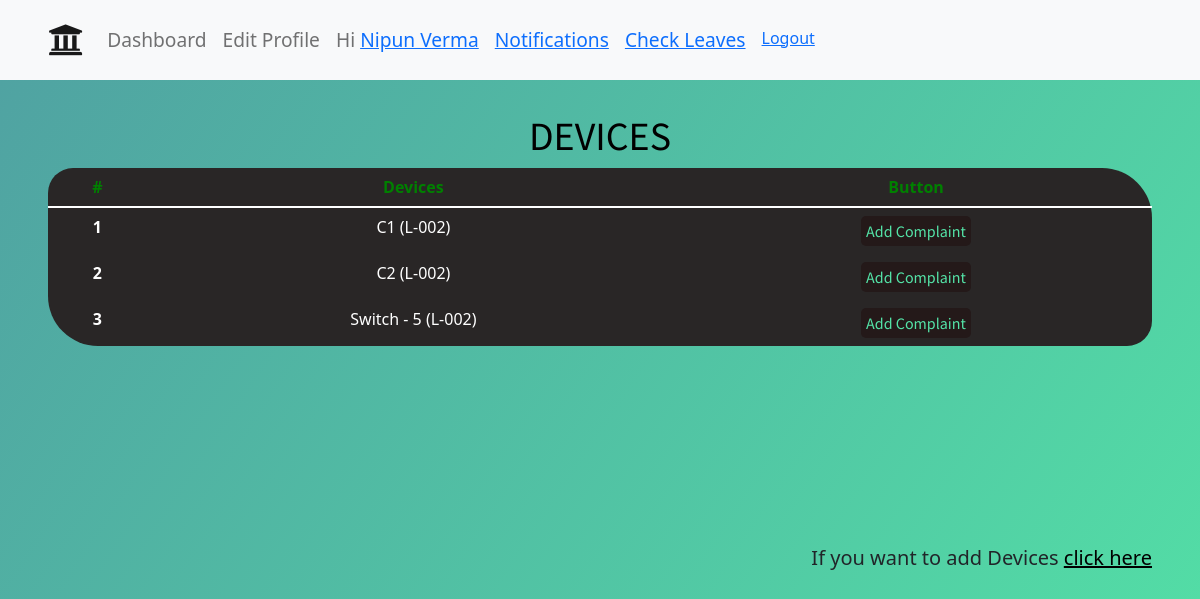
The app's page /lab/1 (signed in), older data.
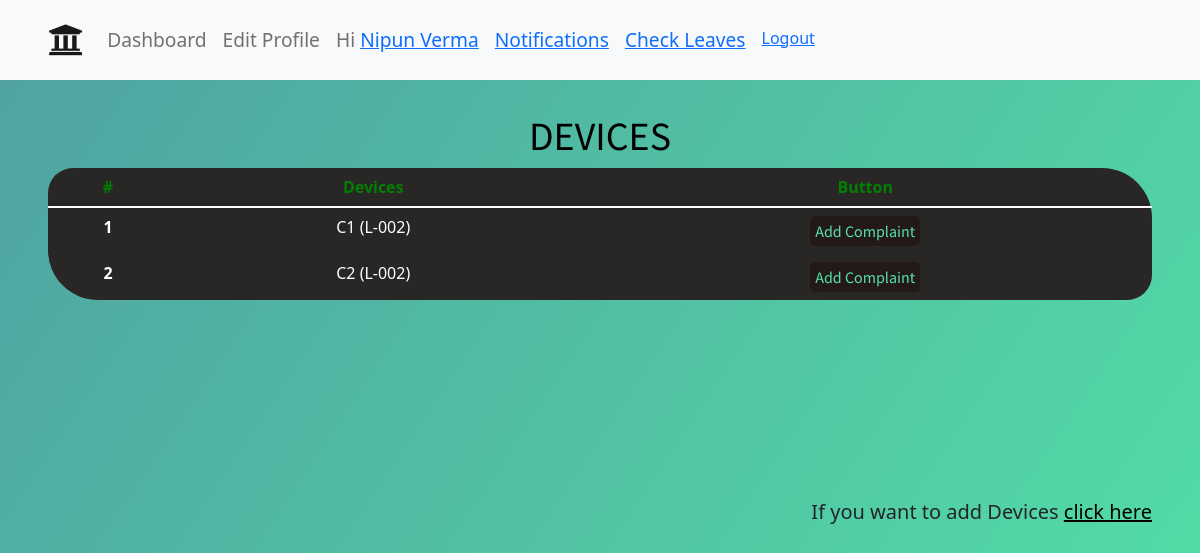
The same page, newer data.
### main/models.py (models this page shows, shortened)
class Devices(models.Model):
    device_id = models.CharField(max_length=20, blank=False, null=False)
    name=models.ForeignKey("CategoryOfDevice",blank=False,null=False, on_delete=models.CASCADE)
    description = models.TextField(max_length=1024)
    lab = models.ForeignKey(Lab, on_delete=models.CASCADE)
    def __str__(self):
        return self.device_id +" "+ "(" + self.lab.lab + ")"

class Lab(models.Model):
    lab = models.CharField(max_length=20, blank=False)
    name = models.CharField(max_length=255, blank=True)
    floor = models.CharField(max_length=10,blank=False, null=False)
    staff = models.ForeignKey("Staff", on_delete=SET_NULL, null=True, blank=True)

### main/views.py (the view)
# urls.py: path("lab/<pk>", views.lab, name='lab'),
@login_required
def lab(request, pk):
	lab = Lab.objects.filter(lab=pk).order_by('id').all()
	lab_id=Lab.objects.get(id=pk)
	devices=Devices.objects.filter(lab=pk).order_by("id").all()
	print(devices)
	return render(request, "lab.html", {
				'devices': devices,
				'labid': pk,
				'labname': lab
				})

### templates/lab.html (shortened to what this page needs)
{% extends 'base.html' %}
{% load static %}
{% block body %}
{% include 'navbar.html' with user=user %}
<div class="wrapper_">
<div class = "lab-h1">
    <h1>Devices</h1>
</div>
<div class = "lab-computers">
    <table class="table">
        <thead class="thead-dark">
          <tr>
            <th scope="col">#</th>
            <th scope="col">Devices</th>
            <th scope="col">Button</th>
          </tr>
        </thead>
        <tbody>
        {% for device in devices %}
          <tr>
            <th scope="row">{{forloop.counter}}</th>
            <td>{{ device }}</td>
            <th><a href="{% url 'main:complaint' pk=device.id %}"><button class="lab-submitButton" type="submit">Add Complaint </button></a></th>
          </tr>
        {% endfor %}
        </tbody>
    </table>
</div>
<h5 class = "lab-add-h5"> If you want to add Devices <a href="{% url 'main:add_device' pk=labid %}" class = "lab-a2">click here</a> </h5>
</div>
{% endblock body %}

Row changes from the older to the newer data that the page shows:
no longer on this page (row edited): Devices: device+lab "Switch - 5 (L-002)"
